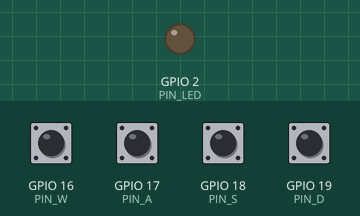
A sketch run on a simulated ESP32. Shown: output pins drawn as LEDs (lit = HIGH). The inputs (shaded band) are chosen by the test bench; at power-on: GPIO 16 (PIN_W), GPIO 17 (PIN_A), GPIO 18 (PIN_S), GPIO 19 (PIN_D) HIGH. USB keyboard and mouse output is not drawn.

Above: at 1.2 s.
1.3 s: GPIO 16 (PIN_W) pulled LOW for 0.15 s
At 1.37 s:
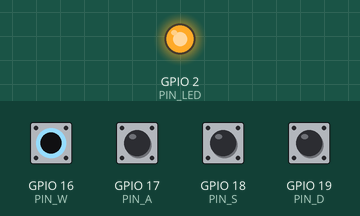
Timing chart, 0 to 4.3 s (numbered marks = the images above; inputs shaded):
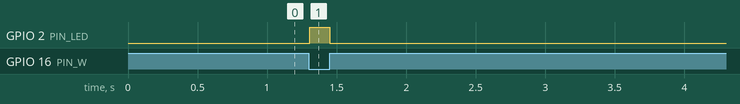

The sketch:

keyboard.ino
```cpp
// https://github.com/T-vK/ESP32-BLE-Keyboard
#include <BleKeyboard.h>
#include <config.h>

BleKeyboard bleKeyboard(KEYBOARD_NAME);

void KeyInit(const uint8_t key_pin)
{
  pinMode(key_pin, INPUT_PULLUP);
}
bool isKeyDown(const uint8_t key_pin)
{
  return !digitalRead(key_pin);
}

bool KeyReader(const uint8_t pin, const char key)
{
  const bool key_tmp = isKeyDown(pin);

  if (key_tmp)
    bleKeyboard.press(key);
  else
    bleKeyboard.release(key);

  return key_tmp;
}

void setup()
{
  KeyInit(PIN_W);
  KeyInit(PIN_A);
  KeyInit(PIN_S);
  KeyInit(PIN_D);
  pinMode(PIN_LED, OUTPUT);
  bleKeyboard.begin();
}

void loop()
{
  // もしキーボードが接続されていなかったら
  if (!bleKeyboard.isConnected())
  {
    // 3s 待機
    delay(3000);
    return;
  }

  // 10ms 待機
  delay(10);

  // 押されているキーがあったら true
  bool isAnyPush = false;

  isAnyPush = KeyReader(PIN_W, 'w') ? true : isAnyPush;
  isAnyPush = KeyReader(PIN_A, 'a') ? true : isAnyPush;
  isAnyPush = KeyReader(PIN_S, 's') ? true : isAnyPush;
  isAnyPush = KeyReader(PIN_D, 'd') ? true : isAnyPush;

  if (isAnyPush)
    // LED 点灯
    digitalWrite(PIN_LED, HIGH);
  else
    // LED 消灯
    digitalWrite(PIN_LED, LOW);
}
```

config.h
```cpp
// WASD のキーのピン番号
#define PIN_W 16
#define PIN_A 17
#define PIN_S 18
#define PIN_D 19

// キーを押したときに点灯するLEDのピン番号
#define PIN_LED 2

// デバイスの名前を指定できます
#define KEYBOARD_NAME "WASD Key 1.0"
```

Measured:
- after the input at 1.3 s, GPIO 2 (PIN_LED): LOW → HIGH at once, → LOW 0.14 s later
